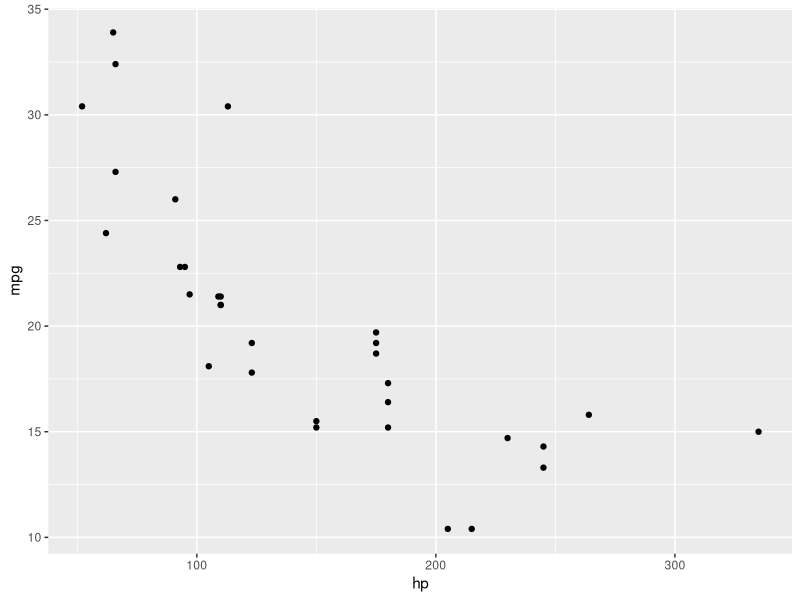
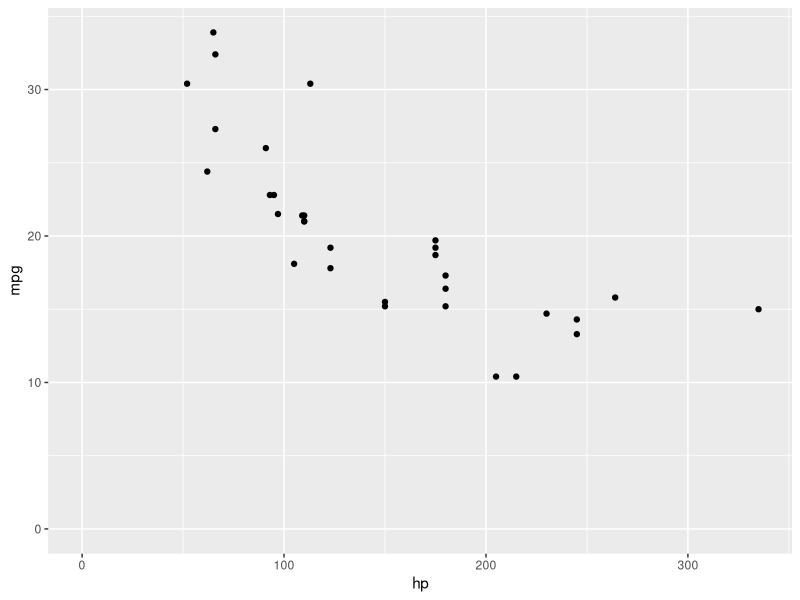

Recreate these plots in R, in order.
## ---- chunk 1
3/2
TRUE
T
FALSE
F
'hello'
sprintf('I have %d apples and %0.02f bananas', 2, pi)
## ---- chunk 2
(vector = c(5, 3, 9)) # extra parens to print value
length(vector)
## ---- chunk 3
c(5, 3, 9, FALSE, c(7, 2))
10:20
rep(7, 5)
seq(10, 12, .5)
## ---- chunk 4
vector * 3
vector + 6
vector == 3
## ---- chunk 5
values = list(1, 'apple', 4, 'me')
values[[2]]
mapping = list(x=3, y=TRUE, values=values)
mapping[['x']]
mapping$y
mapping$values[[4]]
ls(mapping)
## ---- chunk 6
df = data.frame(x=c('a', 'b'), y=c(1, 2))
fmt = knitr::kable # renders data frame nicely
fmt(df)
df$y

somecars = mtcars[1:5,]
fmt(somecars)
## ---- chunk 7
fmt(somecars[, c('mpg', 'hp', 'gear')]) # projection
## ---- chunk 8
fmt(somecars[somecars$mpg > 21, ])
## ---- chunk 9
fmt(somecars[somecars$mpg > 21, c('hp', 'gear')])
## ---- chunk 10
library('ggplot2')
(g = ggplot(mtcars) +
     geom_point(aes(x=hp, y=mpg)))
## ---- chunk 11
# This makes sure (0,0) is shown in the graph. Alternatively, use
# coord_cartesian() to control the axes' upper and lower bounds.
(g = g + expand_limits(x = 0, y = 0))
